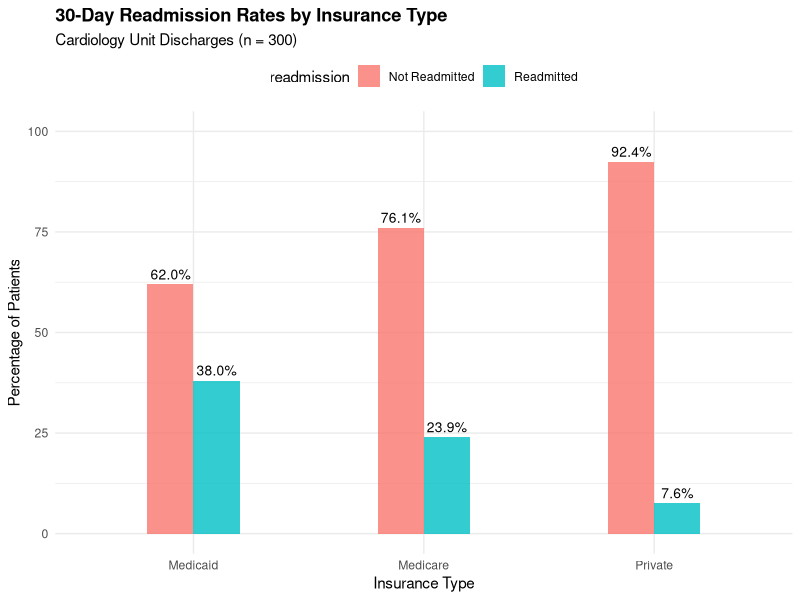
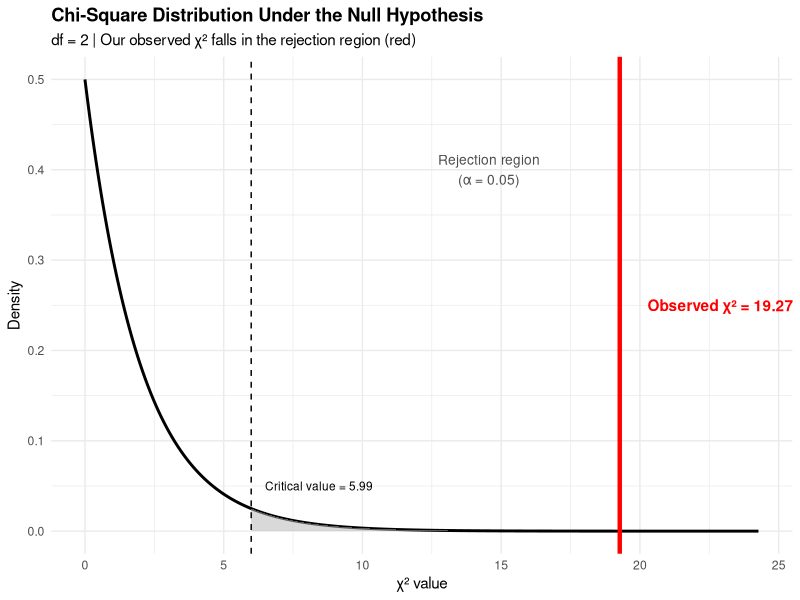
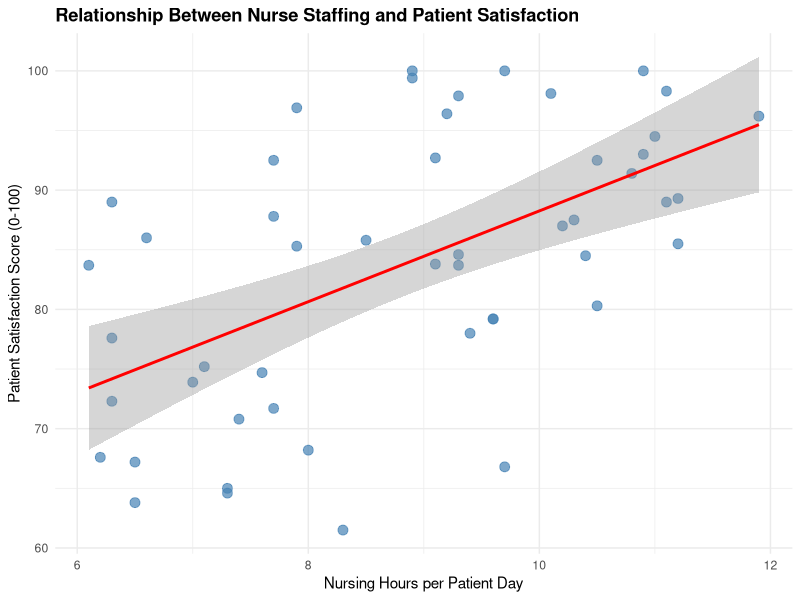
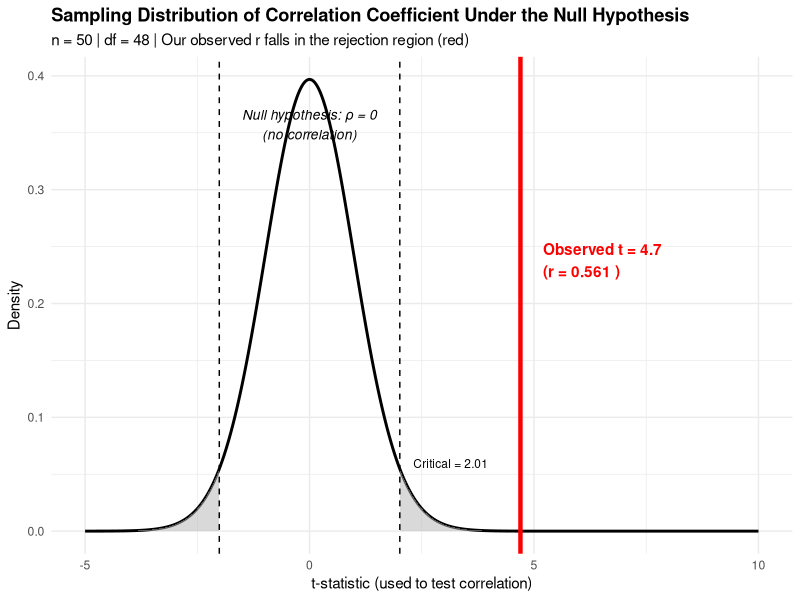
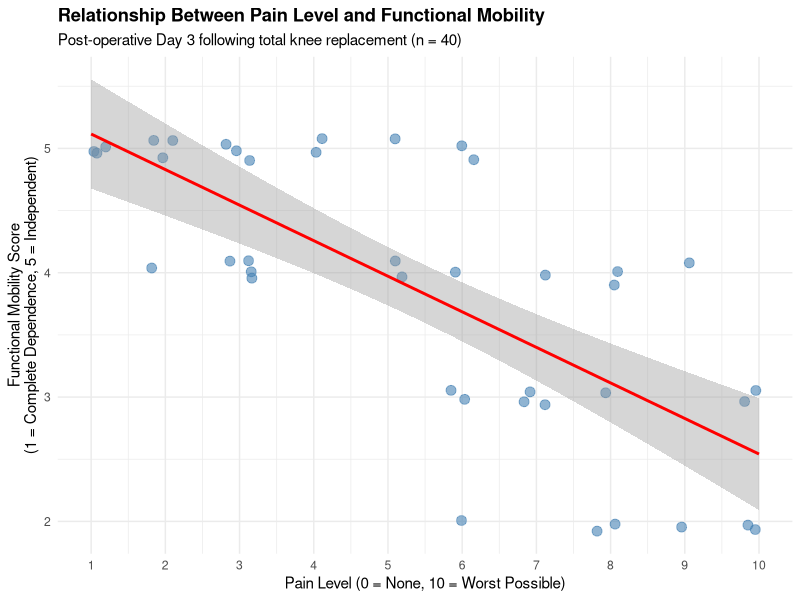
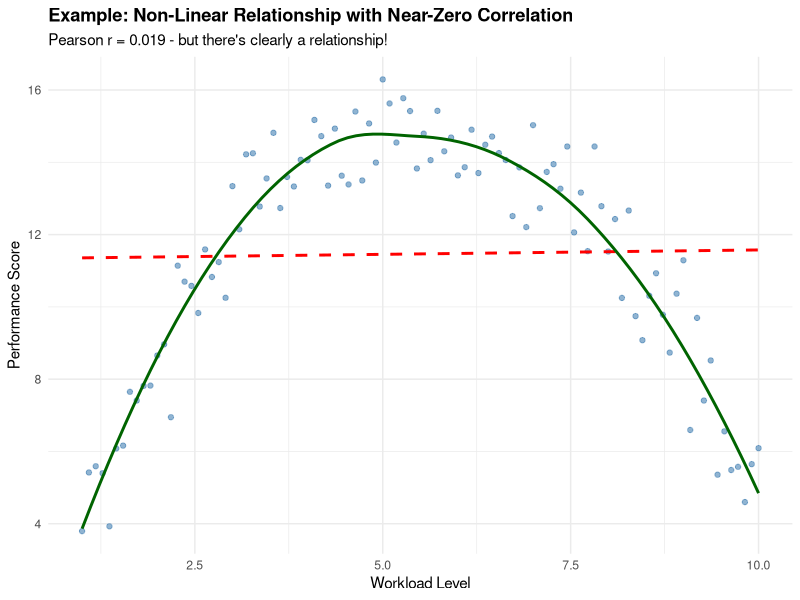
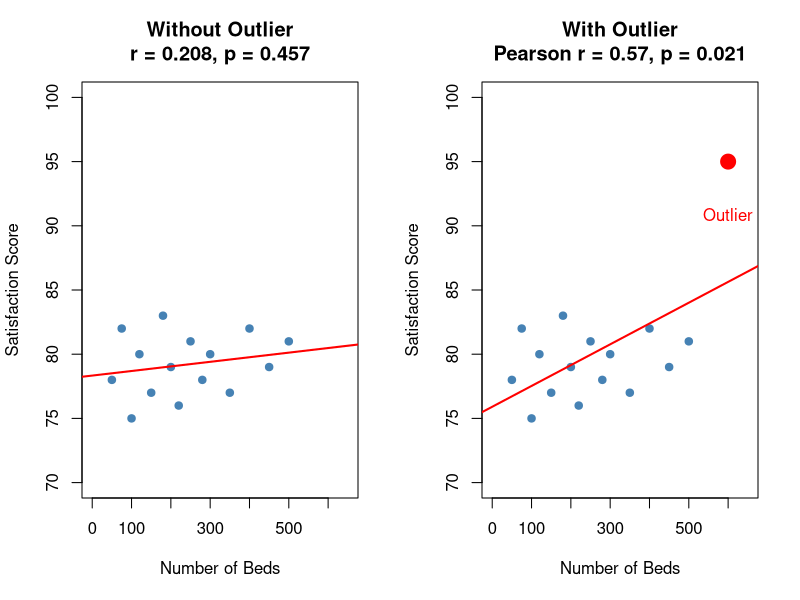

Write R code to recreate these figures, in order.
## ---- chunk 1
#| label: setup
#| include: false
library(ggplot2)
library(dplyr)
library(tidyr)
library(corrplot)
library(gmodels)
set.seed(2026)
## ---- chunk 2
#| label: manual-chisq-data
#| echo: false

# Create a simple 2x2 table for manual calculation
manual_table <- matrix(c(15, 35, 25, 25), nrow = 2, byrow = TRUE,
                       dimnames = list(Insurance = c("Medicare", "Private"),
                                     Appointment = c("No-show", "Attended")))

knitr::kable(manual_table,
             caption = "Observed Frequencies: Insurance Type × Appointment Status",
             align = "c")
## ---- chunk 3
#| label: manual-chisq-totals
#| echo: false

row_totals <- rowSums(manual_table)
col_totals <- colSums(manual_table)
grand_total <- sum(manual_table)

totals_table <- rbind(
  cbind(manual_table, "Row Total" = row_totals),
  c(col_totals, grand_total)
)
rownames(totals_table)[3] <- "Column Total"

knitr::kable(totals_table,
             caption = "Observed Frequencies with Marginal Totals",
             align = "c")
## ---- chunk 4
#| label: manual-chisq-expected
#| echo: false

# Calculate expected frequencies
E_medicare_noshow <- (row_totals[1] * col_totals[1]) / grand_total
E_medicare_attended <- (row_totals[1] * col_totals[2]) / grand_total
E_private_noshow <- (row_totals[2] * col_totals[1]) / grand_total
E_private_attended <- (row_totals[2] * col_totals[2]) / grand_total

expected_table <- matrix(c(E_medicare_noshow, E_medicare_attended,
                          E_private_noshow, E_private_attended),
                        nrow = 2, byrow = TRUE,
                        dimnames = dimnames(manual_table))
## ---- chunk 5
#| echo: false

cat("Expected Frequencies:\n\n")
cat(sprintf("Medicare × No-show:    (%d × %d) / %d = %d\n",
            row_totals[1], col_totals[1], grand_total, E_medicare_noshow))
cat(sprintf("Medicare × Attended:   (%d × %d) / %d = %d\n",
            row_totals[1], col_totals[2], grand_total, E_medicare_attended))
cat(sprintf("Private × No-show:     (%d × %d) / %d = %d\n",
            row_totals[2], col_totals[1], grand_total, E_private_noshow))
cat(sprintf("Private × Attended:    (%d × %d) / %d = %d\n",
            row_totals[2], col_totals[2], grand_total, E_private_attended))
## ---- chunk 6
#| echo: false

knitr::kable(round(expected_table, 2),
             caption = "Expected Frequencies (if variables were independent)",
             align = "c")
## ---- chunk 7
#| label: manual-chisq-components
#| echo: false

# Calculate chi-square components
chisq_contrib <- (manual_table - expected_table)^2 / expected_table
## ---- chunk 8
#| echo: false

cat("Chi-Square Components:\n\n")
cat(sprintf("Medicare × No-show:    (15 - %.2f)² / %.2f = %.3f\n",
            E_medicare_noshow, E_medicare_noshow, chisq_contrib[1,1]))
cat(sprintf("Medicare × Attended:   (35 - %.2f)² / %.2f = %.3f\n",
            E_medicare_attended, E_medicare_attended, chisq_contrib[1,2]))
cat(sprintf("Private × No-show:     (25 - %.2f)² / %.2f = %.3f\n",
            E_private_noshow, E_private_noshow, chisq_contrib[2,1]))
cat(sprintf("Private × Attended:    (25 - %.2f)² / %.2f = %.3f\n",
            E_private_attended, E_private_attended, chisq_contrib[2,2]))
## ---- chunk 9
#| echo: false

knitr::kable(round(chisq_contrib, 3),
             caption = "Chi-Square Contribution from Each Cell",
             align = "c")
## ---- chunk 10
#| label: manual-chisq-stat
#| echo: false

# Calculate total chi-square
chisq_manual <- sum(chisq_contrib)
## ---- chunk 11
#| echo: false

cat("\nFinal Calculation:\n")
cat("─────────────────────────────────────\n")
cat(sprintf("χ² = %.3f + %.3f + %.3f + %.3f\n",
            chisq_contrib[1,1], chisq_contrib[1,2],
            chisq_contrib[2,1], chisq_contrib[2,2]))
cat(sprintf("χ² = %.3f\n\n", chisq_manual))
cat("─────────────────────────────────────\n\n")
## ---- chunk 12
#| label: crosstab-data

library(tidyverse)
library(ggplot2)

# load the dataset
readmission_data <- read.csv("week08_crosstab_dataset.csv")

head(readmission_data)
## ---- chunk 13
#| label: crosstab-table
#| echo: true

table(readmission_data$insurance, readmission_data$readmission)
## ---- chunk 14
#| label: crosstab-percentages

# Calculate percentages by insurance type
prop.table(table(readmission_data$insurance, readmission_data$readmission),
           margin = 1) * 100
## ---- chunk 15
#| label: crosstab-viz
#| code-fold: true
#| fig-width: 10
#| fig-height: 5

# Create summary data for plotting
plot_data <- as.data.frame(
  prop.table(table(readmission_data$insurance, readmission_data$readmission),
             margin = 1) * 100
)
colnames(plot_data) <- c("insurance", "readmission", "percentage")

# Grouped bar chart
ggplot(plot_data, aes(x = insurance, y = percentage, fill = readmission)) +
  geom_bar(stat = "identity", position = "dodge", alpha = 0.8, width = 0.4) +
  geom_text(aes(label = sprintf("%.1f%%", percentage)),
            position = position_dodge(width = 0.4),
            vjust = -0.5, size = 3.5) +
  labs(title = "30-Day Readmission Rates by Insurance Type",
       subtitle = "Cardiology Unit Discharges (n = 300)",
       x = "Insurance Type",
       y = "Percentage of Patients") +
  theme_minimal() +
  theme(plot.title = element_text(face = "bold"),
        legend.position = "top") +
  ylim(0, 100)
## ---- chunk 16
#| label: chisq-dist-viz
#| echo: false
#| fig-width: 8
#| fig-height: 5

# First, calculate the observed chi-square statistic
obs_table <- table(readmission_data$insurance, readmission_data$readmission)
chisq_test_preview <- chisq.test(obs_table)
obs_chisq <- chisq_test_preview$statistic
df_chisq <- chisq_test_preview$parameter

# Create chi-square distribution plot
x_range <- seq(0, max(obs_chisq + 5, 15), length.out = 1000)
y_values <- dchisq(x_range, df_chisq)

# Critical value for alpha = 0.05
crit_val_chisq <- qchisq(0.95, df_chisq)

ggplot(data.frame(x = x_range, y = y_values), aes(x, y)) +
  geom_line(linewidth = 1) +
  geom_area(data = subset(data.frame(x = x_range, y = y_values), x >= crit_val_chisq),
            aes(x, y), fill = "gray70", alpha = 0.5) +
  geom_area(data = subset(data.frame(x = x_range, y = y_values), x >= obs_chisq),
            aes(x, y), fill = "red", alpha = 0.6) +
  geom_vline(xintercept = crit_val_chisq, linetype = "dashed", color = "black") +
  geom_vline(xintercept = obs_chisq, color = "red", linewidth = 1.5) +
  annotate("text", x = obs_chisq + 1, y = max(y_values) * 0.5,
           label = paste("Observed χ² =", round(obs_chisq, 2)),
           color = "red", hjust = 0, fontface = "bold") +
  annotate("text", x = crit_val_chisq + 0.5, y = max(y_values) * 0.1,
           label = paste("Critical value =", round(crit_val_chisq, 2)),
           hjust = 0, size = 3) +
  annotate("text", x = max(x_range) * 0.6, y = max(y_values) * 0.8,
           label = "Rejection region\n(α = 0.05)",
           color = "gray30", size = 3.5) +
  labs(title = "Chi-Square Distribution Under the Null Hypothesis",
       subtitle = paste("df =", df_chisq, "| Our observed χ² falls in the rejection region (red)"),
       x = "χ² value",
       y = "Density") +
  theme_minimal() +
  theme(plot.title = element_text(face = "bold"))
## ---- chunk 17
#| label: chisq-test

# Perform chi-square test
chi_result <- chisq.test(table(readmission_data$insurance,
                                readmission_data$readmission))

# Display results
chi_result
## ---- chunk 18
#| label: expected-freq

# View expected frequencies
chi_result$expected
## ---- chunk 19
#| label: fisher-example-data
#| code-fold: true

# Small sample data (n = 20)
pilot_data <- matrix(c(1, 9,   # New Protocol: 1 readmitted, 9 not
                       5, 5),  # Standard Protocol: 5 readmitted, 5 not
                     nrow = 2, byrow = TRUE,
                     dimnames = list(Protocol = c("New", "Standard"),
                                   Readmission = c("Readmitted", "Not Readmitted")))

pilot_data
## ---- chunk 20
#| label: fisher-example-expected

chisq.test(pilot_data)$expected
## ---- chunk 21
#| label: fisher-test

# Fisher's exact test
fisher_result <- fisher.test(pilot_data)
fisher_result
## ---- chunk 22
#| label: practice-crosstab-data

# Practice dataset
surgery_data <- read.csv("week08_practice1_data.csv")

# View the first few rows
head(surgery_data, 10)
## ---- chunk 23
#| label: manual-corr-data
#| echo: false

# Small dataset for manual calculation
manual_units <- data.frame(
  unit = c("A", "B", "C", "D", "E", "F"),
  staffing = c(6, 7, 8, 9, 10, 11),
  satisfaction = c(65, 70, 75, 78, 82, 85)
)

knitr::kable(manual_units,
             col.names = c("Unit", "Nursing Hours (X)", "Satisfaction (Y)"),
             caption = "Sample Data: 6 Nursing Units", 
             align = "c")
## ---- chunk 24
#| label: manual-corr-means
#| echo: false

X <- manual_units$staffing
Y <- manual_units$satisfaction

X_bar <- mean(X)
Y_bar <- mean(Y)
## ---- chunk 25
#| echo: false
cat(sprintf("Mean staffing (X̄): %.2f hours\n", X_bar))
cat(sprintf("Mean satisfaction (Ȳ): %.2f\n", Y_bar))
## ---- chunk 26
#| label: manual-corr-deviations
#| echo: false

deviations <- data.frame(
  unit = manual_units$unit,
  X = X,
  Y = Y,
  X_dev = X - X_bar,
  Y_dev = Y - Y_bar,
  XY_product = (X - X_bar) * (Y - Y_bar),
  X_dev_sq = (X - X_bar)^2,
  Y_dev_sq = (Y - Y_bar)^2
)
## ---- chunk 27
#| echo: false

knitr::kable(deviations,
             col.names = c("Unit", "X", "Y", "(X - X̄)", "(Y - Ȳ)",
                          "(X - X̄)(Y - Ȳ)", "(X - X̄)²", "(Y - Ȳ)²"),
             digits = 2,
             caption = "Deviations and Products",
             align = "c")
## ---- chunk 28
#| label: manual-corr-sums
#| echo: false

sum_XY <- sum(deviations$XY_product)
sum_X_sq <- sum(deviations$X_dev_sq)
sum_Y_sq <- sum(deviations$Y_dev_sq)
## ---- chunk 29
#| echo: false

cat("Sum of Products (numerator):\n")
cat(sprintf("  Σ(X - X̄)(Y - Ȳ) = %.2f\n\n", sum_XY))

cat("Sum of Squared Deviations (denominator):\n")
cat(sprintf("  Σ(X - X̄)² = %.2f\n", sum_X_sq))
cat(sprintf("  Σ(Y - Ȳ)² = %.2f\n\n", sum_Y_sq))
## ---- chunk 30
#| label: manual-corr-calculate
#| echo: false

r_manual <- sum_XY / (sqrt(sum_X_sq) * sqrt(sum_Y_sq))
## ---- chunk 31
#| echo: false

cat("\nCalculation:\n")
cat("─────────────────────────────────────────────\n")
cat(sprintf("r = %.2f / (√%.2f × √%.2f)\n", sum_XY, sum_X_sq, sum_Y_sq))
cat(sprintf("r = %.2f / (%.2f × %.2f)\n", sum_XY, sqrt(sum_X_sq), sqrt(sum_Y_sq)))
cat(sprintf("r = %.2f / %.2f\n", sum_XY, sqrt(sum_X_sq) * sqrt(sum_Y_sq)))
cat(sprintf("r = %.3f\n", r_manual))
cat("─────────────────────────────────────────────\n\n")

cat("Interpretation:\n")
cat(sprintf("  • r = %.3f indicates a %s %s correlation\n",
            r_manual,
            ifelse(abs(r_manual) >= 0.7, "strong",
                   ifelse(abs(r_manual) >= 0.4, "moderate", "weak")),
            ifelse(r_manual > 0, "positive", "negative")))
cat(sprintf("  • Direction: As staffing increases, satisfaction %s\n",
            ifelse(r_manual > 0, "increases", "decreases")))
## ---- chunk 32
#| label: correlation-data

# Data loading
staffing_data <- read.csv("week08_correlation_data.csv")

# View summary
staffing_data |> 
  select(nursing_hours, satisfaction) |> 
  summary()
## ---- chunk 33
#| label: correlation-viz
#| code-fold: true
#| fig-width: 6
#| fig-height: 4

ggplot(staffing_data, aes(x = nursing_hours, y = satisfaction)) +
  geom_point(alpha = 0.7, size = 3, color = "steelblue") +
  geom_smooth(method = "lm", se = TRUE, color = "red", linetype = "solid") +
  labs(title = "Relationship Between Nurse Staffing and Patient Satisfaction",
       x = "Nursing Hours per Patient Day",
       y = "Patient Satisfaction Score (0-100)") +
  theme_minimal() +
  theme(plot.title = element_text(face = "bold"))
## ---- chunk 34
#| label: corr-sampling-dist-viz
#| echo: false
#| fig-width: 8
#| fig-height: 4

# Calculate observed correlation
obs_r <- cor(staffing_data$nursing_hours, staffing_data$satisfaction)
n <- nrow(staffing_data)

# Calculate t-statistic for correlation
t_r <- obs_r * sqrt(n - 2) / sqrt(1 - obs_r^2)
df_r <- n - 2

# Create t-distribution (which is used for testing correlation)
x_range <- seq(-5, 10, length.out = 1000)
y_values <- dt(x_range, df_r)

# Critical values for two-tailed test at alpha = 0.05
crit_val_pos <- qt(0.975, df_r)
crit_val_neg <- qt(0.025, df_r)

# Convert back to correlation scale for annotation
crit_r_pos <- crit_val_pos / sqrt(crit_val_pos^2 + df_r)
crit_r_neg <- crit_val_neg / sqrt(crit_val_neg^2 + df_r)

ggplot(data.frame(x = x_range, y = y_values), aes(x, y)) +
  geom_line(linewidth = 1) +
  # Rejection regions
  geom_area(data = subset(data.frame(x = x_range, y = y_values), x <= crit_val_neg),
            aes(x, y), fill = "gray70", alpha = 0.5) +
  geom_area(data = subset(data.frame(x = x_range, y = y_values), x >= crit_val_pos),
            aes(x, y), fill = "gray70", alpha = 0.5) +
  # Observed statistic regions
  geom_area(data = subset(data.frame(x = x_range, y = y_values), x <= -abs(t_r)),
            aes(x, y), fill = "red", alpha = 0.5) +
  geom_area(data = subset(data.frame(x = x_range, y = y_values), x >= abs(t_r)),
            aes(x, y), fill = "red", alpha = 0.6) +
  # Critical values
  geom_vline(xintercept = c(crit_val_neg, crit_val_pos),
             linetype = "dashed", color = "black") +
  # Observed value
  geom_vline(xintercept = t_r, color = "red", linewidth = 1.5) +
  # Annotations
  annotate("text", x = t_r + 0.5, y = max(y_values) * 0.6,
           label = paste("Observed t =", round(t_r, 2),
                        "\n(r =", round(obs_r, 3), ")"),
           color = "red", hjust = 0, fontface = "bold") +
  annotate("text", x = crit_val_pos + 0.3, y = max(y_values) * 0.15,
           label = paste("Critical =", round(crit_val_pos, 2)),
           hjust = 0, size = 3) +
  annotate("text", x = 0, y = max(y_values) * 0.9,
           label = "Null hypothesis: ρ = 0\n(no correlation)",
           size = 3.5, fontface = "italic") +
  labs(title = "Sampling Distribution of Correlation Coefficient Under the Null Hypothesis",
       subtitle = paste("n =", n, "| df =", df_r, "| Our observed r falls in the rejection region (red)"),
       x = "t-statistic (used to test correlation)",
       y = "Density") +
  theme_minimal() +
  theme(plot.title = element_text(face = "bold"))
## ---- chunk 35
#| label: pearson-test

# Pearson correlation test
pearson_result <- cor.test(staffing_data$nursing_hours,
                           staffing_data$satisfaction,
                           method = "pearson")

# Alternatively, we can use the with() function:
# with(staffing_data, cor.test(nursing_hours, satisfaction, method = "pearson"))

pearson_result
## ---- chunk 36
#| label: practice-correlation-data

# Practice dataset
ed_data <- read.csv("week08_practice2_data.csv")

head(ed_data, 10)
## ---- chunk 37
#| label: spearman-example

# data loading
pain_data <- read.csv("week08_spearman_data.csv")

# Display first 10 patients
head(pain_data, 10)
## ---- chunk 38
#| echo: true

pain_data |>
  select(pain_level, mobility_score) |>
  summary()

## ---- chunk 39
#| label: spearman-viz
#| code-fold: true
#| fig-width: 6
#| fig-height: 4

ggplot(pain_data, aes(x = pain_level, y = mobility_score)) +
  geom_point(alpha = 0.6, size = 3, color = "steelblue",
             position = position_jitter(width = 0.2, height = 0.1)) +
  geom_smooth(method = "lm", se = TRUE, color = "red") +
  scale_x_continuous(breaks = 0:10) +
  scale_y_continuous(breaks = 1:5) +
  labs(title = "Relationship Between Pain Level and Functional Mobility",
       subtitle = "Post-operative Day 3 following total knee replacement (n = 40)",
       x = "Pain Level (0 = None, 10 = Worst Possible)",
       y = "Functional Mobility Score\n(1 = Complete Dependence, 5 = Independent)") +
  theme_minimal() +
  theme(plot.title = element_text(face = "bold"))
## ---- chunk 40
#| label: spearman-test

# Spearman rank correlation
spearman_result <- cor.test(pain_data$pain_level,
                            pain_data$mobility_score,
                            method = "spearman",
                            exact = FALSE)  # Use normal approximation for ties

# Alternative syntax
# with(pain_data, cor.test(pain_level, mobility_score, method = "spearman"))

spearman_result
## ---- chunk 41
#| label: practice-spearman-data

# Data Loading
workload_data <- read.csv("week08_practice3_data.csv")

head(workload_data, 10)
## ---- chunk 42
#| label: nonlinear-example
#| echo: false
#| fig-width: 6
#| fig-height: 4

# Example of non-linear relationship
workload <- seq(1, 10, length.out = 100)
# Performance increases then decreases (inverted U)
performance <- -0.5 * (workload - 5.5)^2 + 15 + rnorm(100, 0, 1)

# cor.test(workload, performance, method="pearson")

nonlinear_data <- data.frame(workload = workload, performance = performance)

# Calculate correlation
nonlinear_cor <- cor(nonlinear_data$workload, nonlinear_data$performance)

ggplot(nonlinear_data, aes(x = workload, y = performance)) +
  geom_point(alpha = 0.6, color = "steelblue") +
  geom_smooth(method = "lm", se = FALSE, color = "red", linetype = "dashed") +
  geom_smooth(method = "loess", se = FALSE, color = "darkgreen") +
  labs(title = "Example: Non-Linear Relationship with Near-Zero Correlation",
       subtitle = paste("Pearson r =", round(nonlinear_cor, 3),
                       "- but there's clearly a relationship!"),
       x = "Workload Level",
       y = "Performance Score") +
  theme_minimal() +
  theme(plot.title = element_text(face = "bold"))
## ---- chunk 43
#| label: outlier-example
#| echo: false
#| fig-width: 10
#| fig-height: 5

# Data with NO real relationship (random scatter)
set.seed(2026)
n_hospitals <- 15

beds_clean <- c(50, 75, 100, 120, 150, 180, 200, 220, 250, 280, 300, 350, 400, 450, 500)
satisfaction_clean <- c(78, 82, 75, 80, 77, 83, 79, 76, 81, 78, 80, 77, 82, 79, 81)

# Add one outlier that creates a spurious positive correlation
beds_with_outlier <- c(beds_clean, 600)
satisfaction_with_outlier <- c(satisfaction_clean, 95)  # Outlier: large hospital with very high satisfaction

# Calculate correlations and significance
cor_clean <- cor.test(beds_clean, satisfaction_clean)
cor_with_outlier <- cor.test(beds_with_outlier, satisfaction_with_outlier)
cor_spearman <- cor.test(beds_with_outlier, satisfaction_with_outlier, method = "spearman")

par(mfrow = c(1, 2))

# Plot without outlier - no significant correlation
plot(beds_clean, satisfaction_clean, pch = 19, col = "steelblue",
     main = paste0("Without Outlier\nr = ", round(cor_clean$estimate, 3),
                  ", p = ", round(cor_clean$p.value, 3)),
     xlab = "Number of Beds", ylab = "Satisfaction Score",
     xlim = c(0, 650), ylim = c(70, 100))
abline(lm(satisfaction_clean ~ beds_clean), col = "red", lwd = 2)

# Plot with outlier - spurious significant correlation
plot(beds_with_outlier, satisfaction_with_outlier, pch = 19, col = "steelblue",
     main = paste0("With Outlier\nPearson r = ", round(cor_with_outlier$estimate, 3),
                  ", p = ", round(cor_with_outlier$p.value, 3)),
     xlab = "Number of Beds", ylab = "Satisfaction Score",
     xlim = c(0, 650), ylim = c(70, 100))
points(600, 95, pch = 19, col = "red", cex = 2)  # Highlight the outlier
abline(lm(satisfaction_with_outlier ~ beds_with_outlier), col = "red", lwd = 2)
text(600, 92, "Outlier", col = "red", pos = 1)

par(mfrow = c(1, 1))
## ---- chunk 44
#| label: outlier-comparison
#| echo: false

cat("Comparison of Results:\n")
cat("─────────────────────────────────────────────────────\n")
cat(sprintf("Without outlier:  Pearson r = %.3f, p = %.3f (Not significant)\n",
            cor_clean$estimate, cor_clean$p.value))
cat(sprintf("With outlier:     Pearson r = %.3f, p = %.3f (Significant!)\n",
            cor_with_outlier$estimate, cor_with_outlier$p.value))
cat(sprintf("With outlier:     Spearman r = %.3f, p = %.3f (Not significant)\n",
            cor_spearman$estimate, cor_spearman$p.value))
cat("─────────────────────────────────────────────────────\n")
